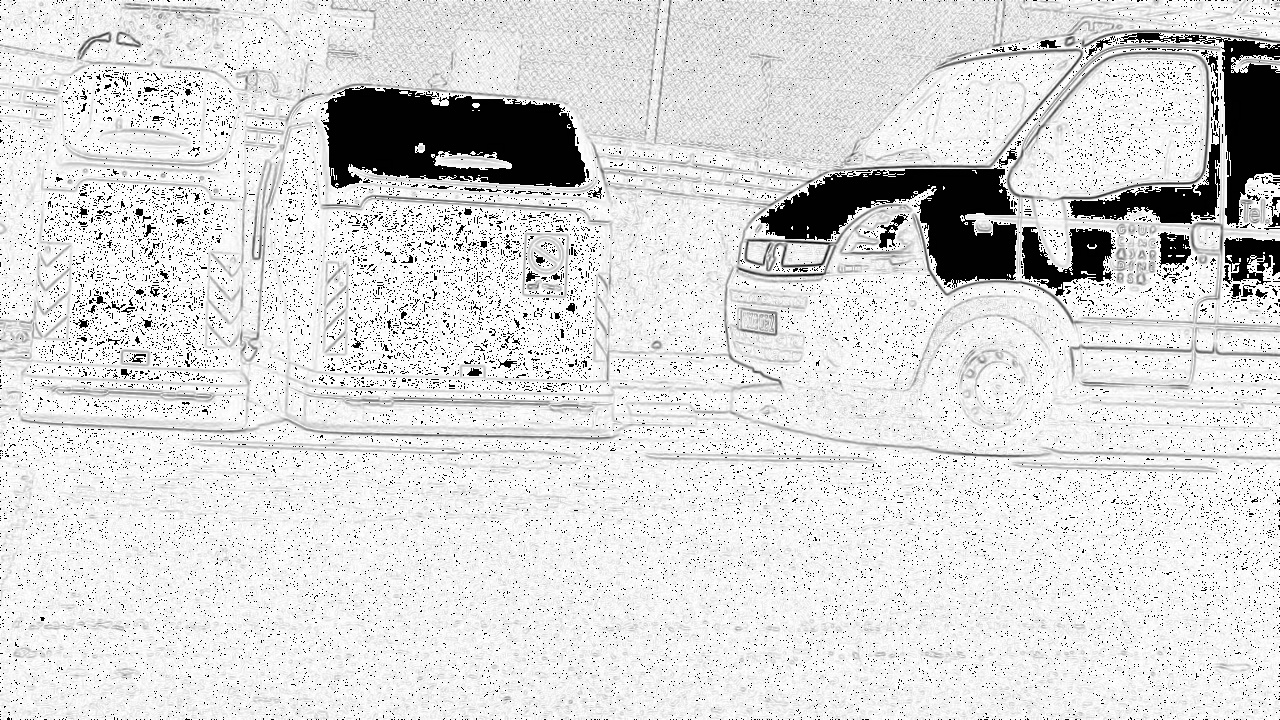
#> input picture result/BIPED_filtered/Sobel/RGB_008.jpg, 1280 x 720 px, given as the content of the folder C:/Codes/DexiNed/datasets/BSDS/test_for_filter, which was not available
$ python edge_dection_with_filter.py   (older library calls are emulated)
#> lines starting #> are read from the running program, lines starting #| are printed output that depends on the picture; pictures that were not available may be replaced by others from this repository, and a replacement may not be noted
import cv2
import os
import numpy as np

def create_output_directory(base_dir, method_name):
    """
    Create a directory to store edge-detected images for a specific method.
    """
    output_dir = os.path.join(base_dir, method_name)
    os.makedirs(output_dir, exist_ok=True)
    return output_dir

def apply_sobel(input_dir, output_dir):
    """
    Apply Sobel edge detection to all images in the input directory and save the results.
    """
#> called with output_dir = 'C:\\Codes\\DexiNed\\result\\BSDS_filtered'
    output_dir = create_output_directory(output_dir, "Sobel")
    for img_file in os.listdir(input_dir):
        if img_file.endswith(('.png', '.jpg', '.jpeg')):
            img_path = os.path.join(input_dir, img_file)
            img = cv2.imread(img_path, cv2.IMREAD_GRAYSCALE)
#> img is the input picture: shape (720, 1280); min 0, max 255, mean 217.1
            if img is None:
                continue
            sobelx = cv2.Sobel(img, cv2.CV_64F, 1, 0, ksize=3)
            sobely = cv2.Sobel(img, cv2.CV_64F, 0, 1, ksize=3)
            sobel = cv2.magnitude(sobelx, sobely)
            sobel = np.uint8(255 * sobel / np.max(sobel))  # Normalize to 0-255
            sobel = 1 - sobel
            cv2.imwrite(os.path.join(output_dir, img_file), sobel)

def apply_prewitt(input_dir, output_dir):
    """
    Áp dụng bộ lọc Prewitt để phát hiện biên và lưu kết quả.
    """
#> called with output_dir = 'C:\\Codes\\DexiNed\\result\\BSDS_filtered'
    output_dir = create_output_directory(output_dir, "Prewitt")
    kernelx = np.array([[1, 0, -1], [1, 0, -1], [1, 0, -1]])
    kernely = np.array([[1, 1, 1], [0, 0, 0], [-1, -1, -1]])
    for img_file in os.listdir(input_dir):
        if img_file.endswith(('.png', '.jpg', '.jpeg')):
            img_path = os.path.join(input_dir, img_file)
            img = cv2.imread(img_path, cv2.IMREAD_GRAYSCALE)
            if img is None:
                continue
            prewittx = cv2.filter2D(img, cv2.CV_32F, kernelx)  # Đảm bảo kiểu float32
            prewitty = cv2.filter2D(img, cv2.CV_32F, kernely)  # Đảm bảo kiểu float32
            prewitt = cv2.magnitude(prewittx, prewitty)
            prewitt = np.uint8(255 * prewitt / np.max(prewitt))  # Chuẩn hóa về 0-255
            prewitt = 1 - prewitt
            cv2.imwrite(os.path.join(output_dir, img_file), prewitt)


def apply_roberts(input_dir, output_dir):
    """
    Áp dụng bộ lọc Roberts để phát hiện biên và lưu kết quả.
    """
#> called with output_dir = 'C:\\Codes\\DexiNed\\result\\BSDS_filtered'
    output_dir = create_output_directory(output_dir, "Roberts")
    kernelx = np.array([[1, 0], [0, -1]], dtype=np.float32)
    kernely = np.array([[0, 1], [-1, 0]], dtype=np.float32)
    for img_file in os.listdir(input_dir):
        if img_file.endswith(('.png', '.jpg', '.jpeg')):
            img_path = os.path.join(input_dir, img_file)
            img = cv2.imread(img_path, cv2.IMREAD_GRAYSCALE)
            if img is None:
                continue
            robertsx = cv2.filter2D(img, cv2.CV_32F, kernelx)  # Đảm bảo float32
            robertsy = cv2.filter2D(img, cv2.CV_32F, kernely)  # Đảm bảo float32
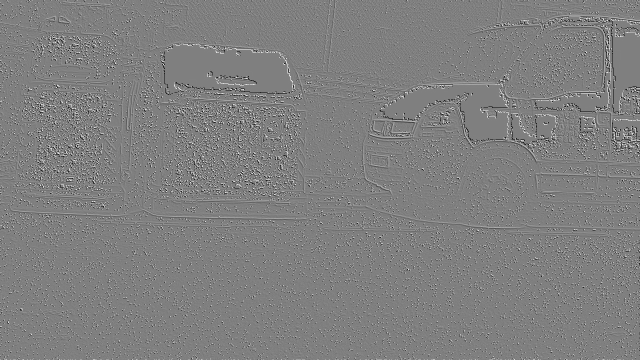
#> robertsy: shape (720, 1280) float32 (shown at 1/2 size); min -255, max 255, mean 0; drawn with min black and max white
            roberts = cv2.magnitude(robertsx, robertsy)
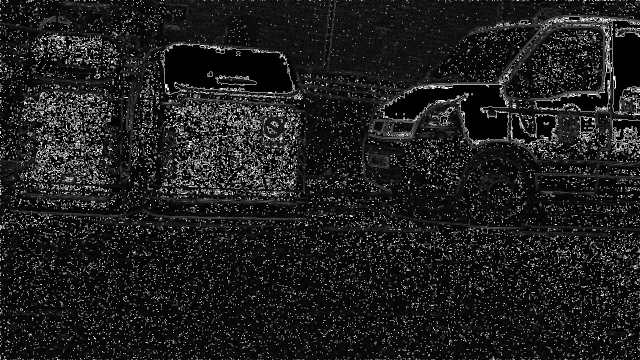
#> roberts: shape (720, 1280) float32 (shown at 1/2 size); min 0, max 360.6, mean 42.8; drawn with min black and max white
            roberts = np.uint8(255 * roberts / np.max(roberts))  # Chuẩn hóa về 0-255
            roberts = 1 - roberts
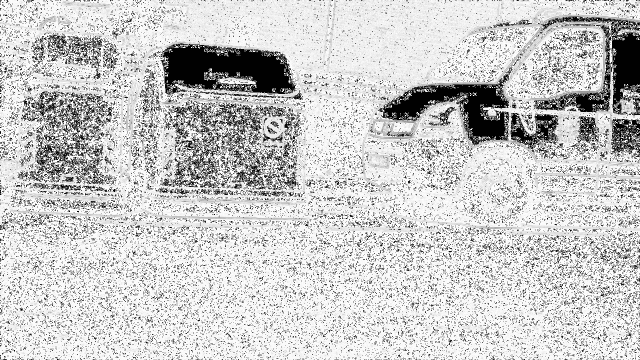
#> roberts: shape (720, 1280) (shown at 1/2 size); min 0, max 255, mean 201.2
            cv2.imwrite(os.path.join(output_dir, img_file), roberts)

def apply_canny(input_dir, output_dir, threshold1=100, threshold2=200):
    """
    Apply Canny edge detection to all images in the input directory and save the results.
    """
#> called with output_dir = 'C:\\Codes\\DexiNed\\result\\BSDS_filtered', threshold1 = 100, threshold2 = 200
    output_dir = create_output_directory(output_dir, "Canny")
    for img_file in os.listdir(input_dir):
        if img_file.endswith(('.png', '.jpg', '.jpeg')):
            img_path = os.path.join(input_dir, img_file)
            img = cv2.imread(img_path, cv2.IMREAD_GRAYSCALE)
            if img is None:
                continue
            canny = cv2.Canny(img, threshold1, threshold2)
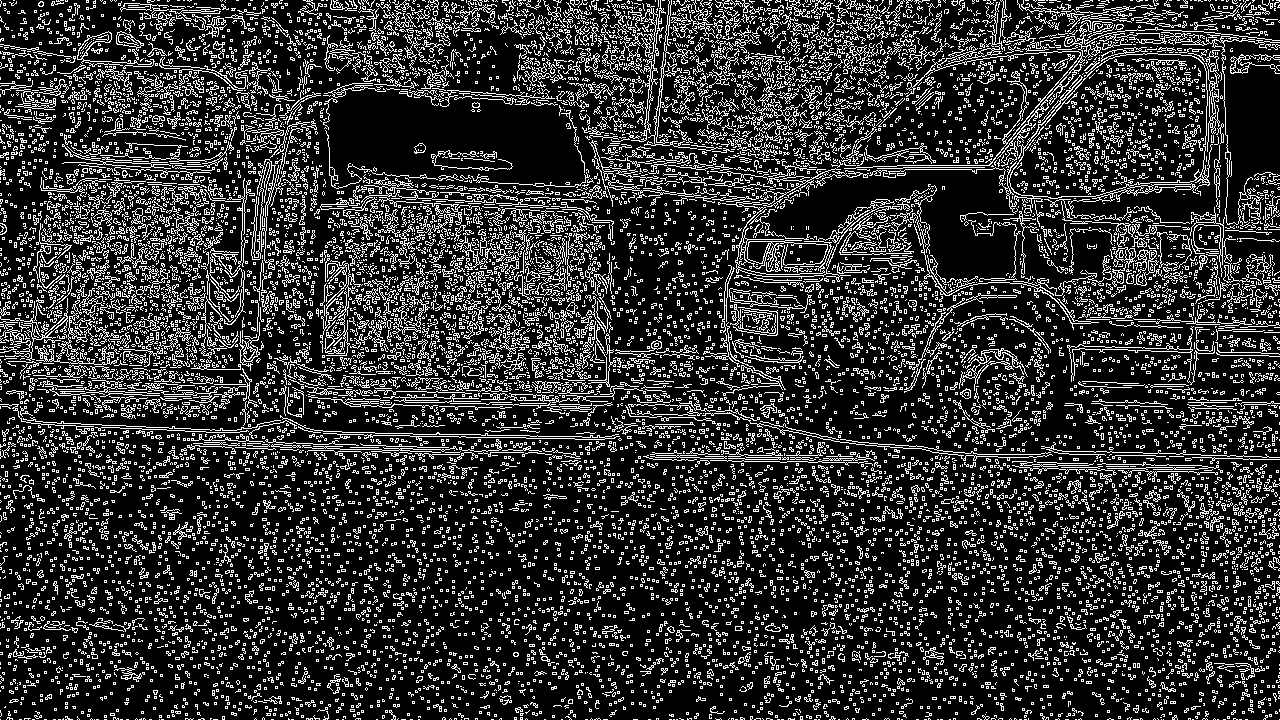
#> canny: shape (720, 1280); 19.5% white in thin lines or dots
            canny = 255 - canny
#> canny: shape (720, 1280); 80.5% white; black in thin lines or dots
            cv2.imwrite(os.path.join(output_dir, img_file), canny)

def process_edge_detection(input_dir, output_dir):
    """
    Apply all edge detection filters (Sobel, Prewitt, Roberts, Canny) to images in input_dir.
    """
    apply_sobel(input_dir, output_dir)
    apply_prewitt(input_dir, output_dir)
    apply_roberts(input_dir, output_dir)
    apply_canny(input_dir, output_dir)

# input_dir = r'C:\Codes\DexiNed\datasets\BIPED\edges\imgs\test\rgbr'
# output_dir = r'C:\Codes\DexiNed\result\BIPED_filtered'

input_dir = r'C:\Codes\DexiNed\datasets\BSDS\test_for_filter'
output_dir = r'C:\Codes\DexiNed\result\BSDS_filtered'

process_edge_detection(input_dir, output_dir)

$ run again, on result/BIPED_filtered/Sobel/RGB_042.jpg
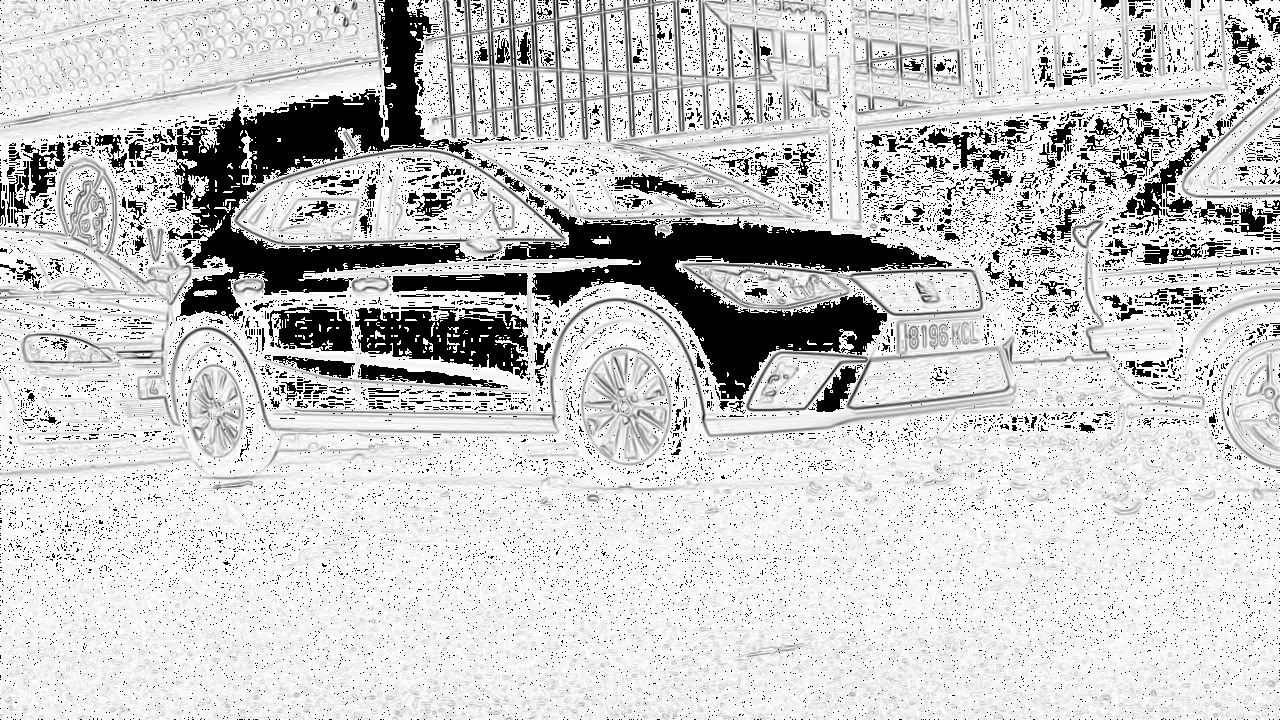
#> input picture result/BIPED_filtered/Sobel/RGB_042.jpg, 1280 x 720 px, given as the content of the folder C:/Codes/DexiNed/datasets/BSDS/test_for_filter, which was not available
#> in apply_sobel, img is the input picture: shape (720, 1280); min 0, max 255, mean 202.3
#> in apply_roberts, `roberts = 1 - roberts`:
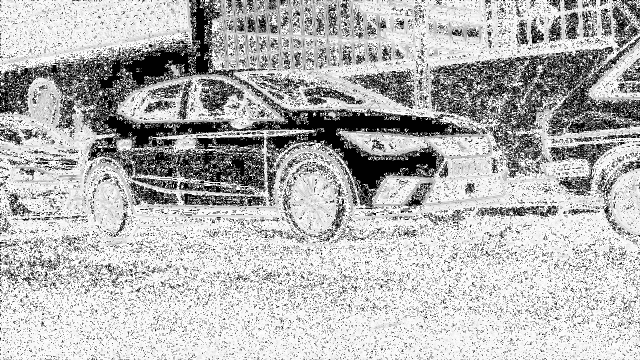
#> roberts: shape (720, 1280) (shown at 1/2 size); min 0, max 255, mean 181.7
#> in apply_canny, `canny = cv2.Canny(img, threshold1, threshold2)`:
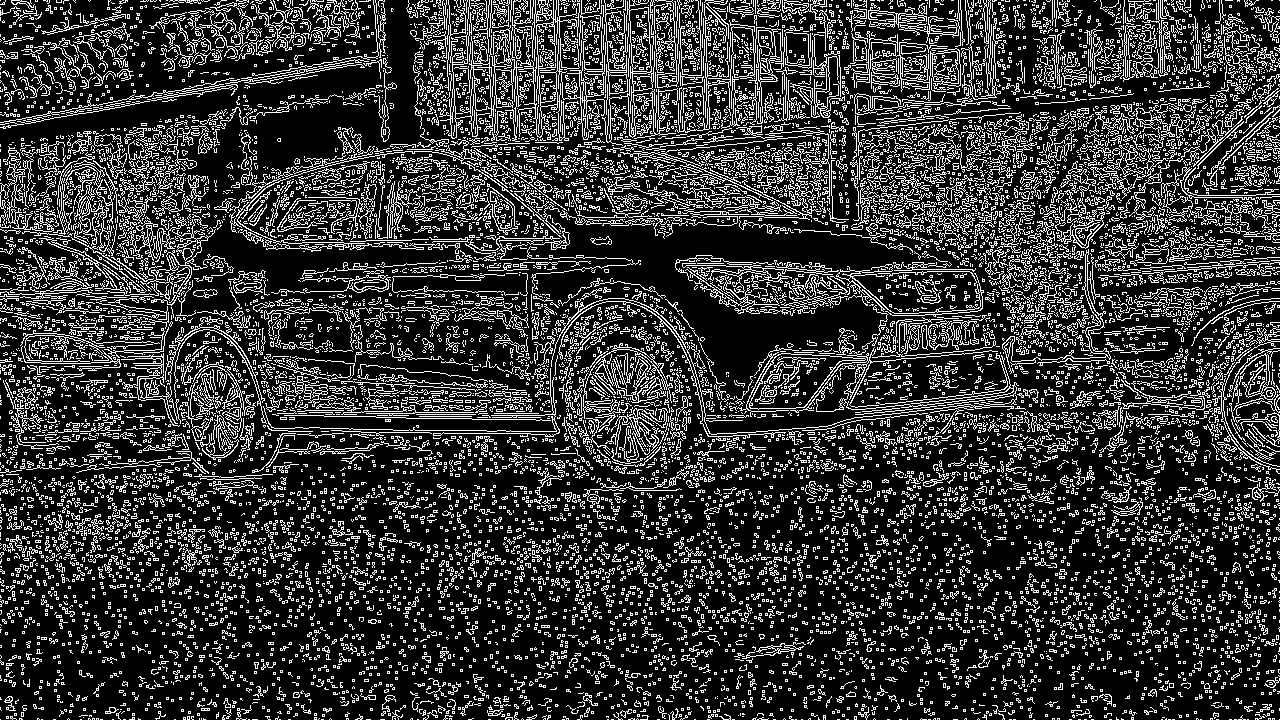
#> canny: shape (720, 1280); 20.7% white in thin lines or dots

$ run again, on result/BIPED_filtered/Sobel/RGB_052.jpg
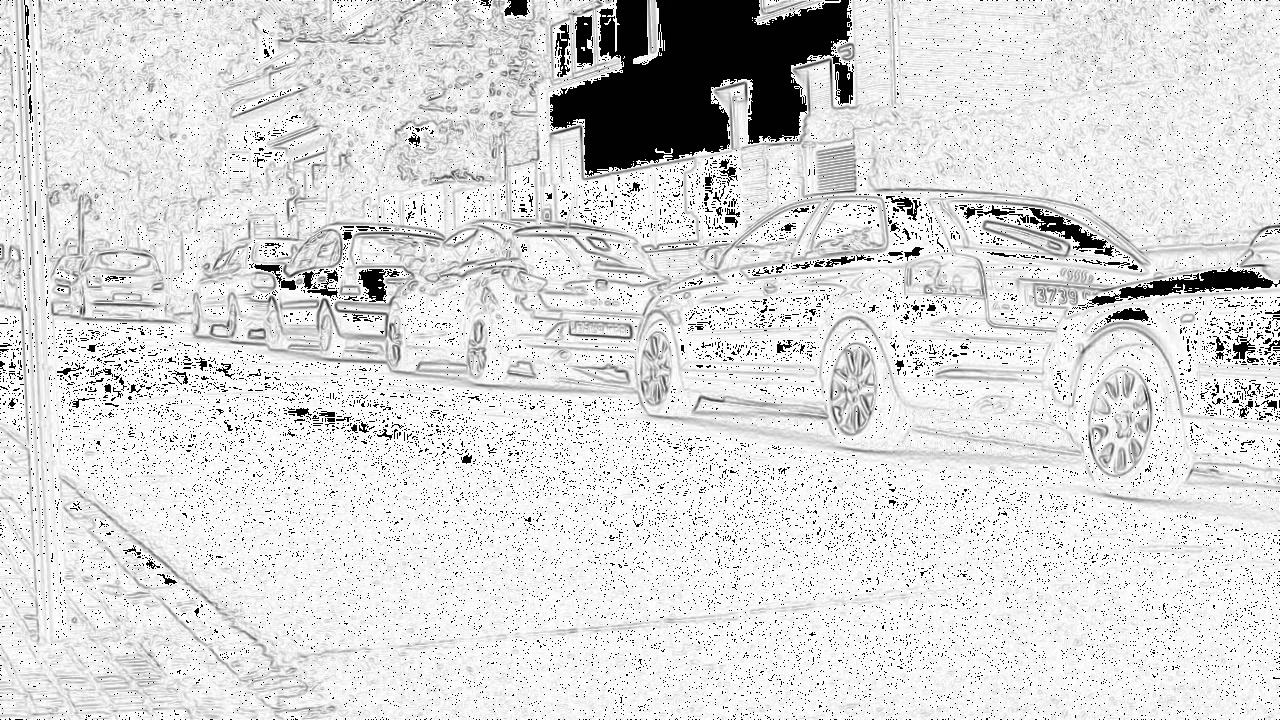
#> input picture result/BIPED_filtered/Sobel/RGB_052.jpg, 1280 x 720 px, given as the content of the folder C:/Codes/DexiNed/datasets/BSDS/test_for_filter, which was not available
#> in apply_sobel, img is the input picture: shape (720, 1280); min 0, max 255, mean 217.9
#> in apply_roberts, `robertsy = cv2.filter2D(img, cv2.CV_32F, kernely)`:
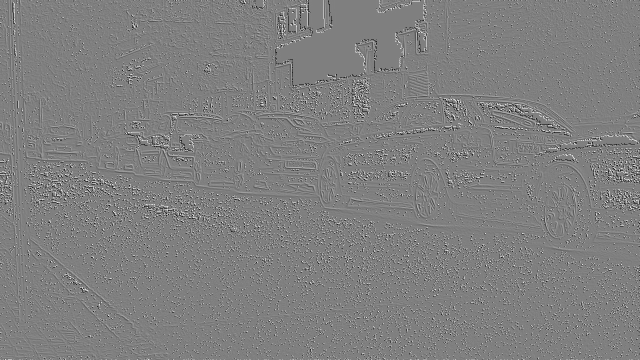
#> robertsy: shape (720, 1280) float32 (shown at 1/2 size); min -255, max 255, mean 0; drawn with min black and max white
#> in apply_canny, `canny = cv2.Canny(img, threshold1, threshold2)`:
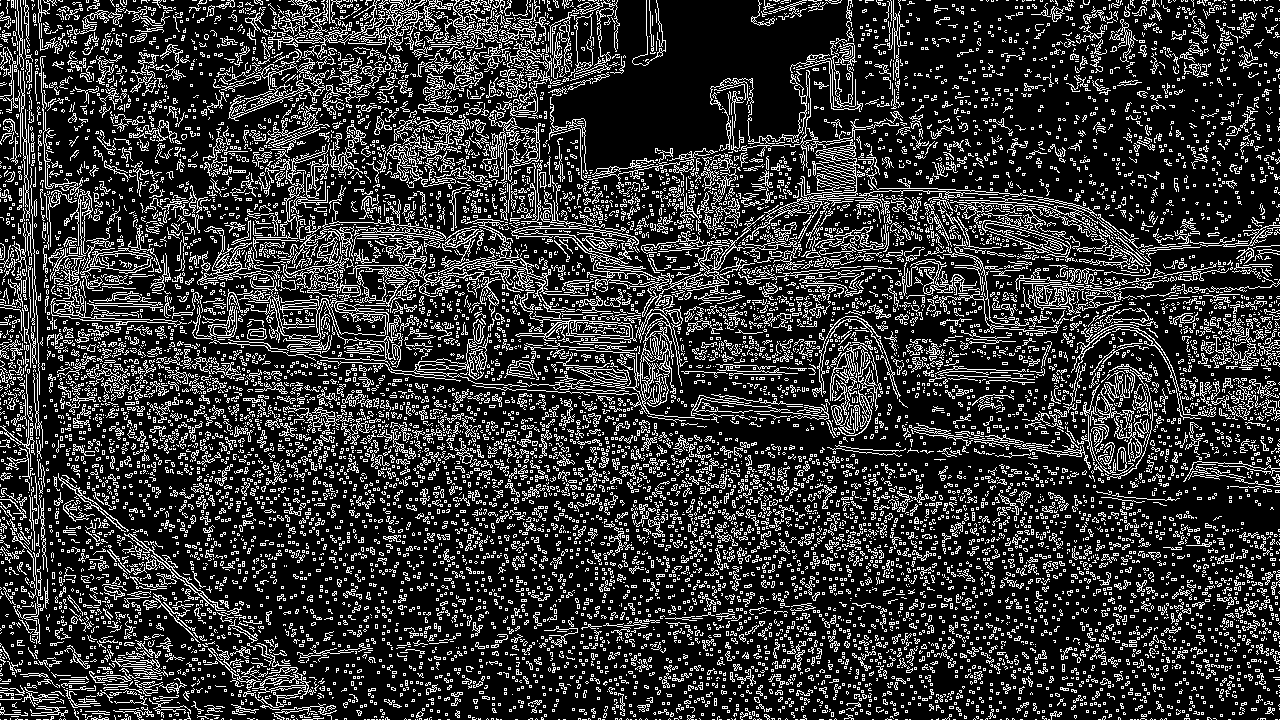
#> canny: shape (720, 1280); 20.6% white in thin lines or dots
